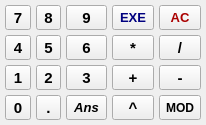
        <widget class="QFrame" name="groupNumPad">
         <property name="sizePolicy">
          <sizepolicy hsizetype="Expanding" vsizetype="MinimumExpanding">
           <horstretch>0</horstretch>
           <verstretch>0</verstretch>
          </sizepolicy>
         </property>
         <property name="toolTip">
          <string>[ Basic ]</string>
         </property>
         <layout class="QGridLayout" name="gridLayout">
          <property name="sizeConstraint">
           <enum>QLayout::SetMinimumSize</enum>
          </property>
          <property name="leftMargin">
           <number>5</number>
          </property>
          <property name="topMargin">
           <number>5</number>
          </property>
          <property name="rightMargin">
           <number>5</number>
          </property>
          <property name="bottomMargin">
           <number>5</number>
          </property>
          <property name="spacing">
           <number>5</number>
          </property>
          <item row="0" column="0">
           <layout class="QGridLayout" name="gridLayout_2">
            <item row="0" column="2">
             <widget class="QToolButton" name="btn9">
              <property name="sizePolicy">
               <sizepolicy hsizetype="Expanding" vsizetype="MinimumExpanding">
                <horstretch>0</horstretch>
                <verstretch>0</verstretch>
               </sizepolicy>
              </property>
              <property name="font">
               <font>
                <pointsize>11</pointsize>
                <weight>75</weight>
                <bold>true</bold>
               </font>
              </property>
              <property name="focusPolicy">
               <enum>Qt::NoFocus</enum>
              </property>
              <property name="text">
               <string>9</string>
              </property>
             </widget>
            </item>
            <item row="0" column="4">
             <widget class="QToolButton" name="btnAC">
              <property name="sizePolicy">
               <sizepolicy hsizetype="Expanding" vsizetype="MinimumExpanding">
                <horstretch>0</horstretch>
                <verstretch>0</verstretch>
               </sizepolicy>
              </property>
              <property name="font">
               <font>
                <pointsize>10</pointsize>
                <weight>75</weight>
                <italic>false</italic>
                <bold>true</bold>
               </font>
              </property>
              <property name="focusPolicy">
               <enum>Qt::NoFocus</enum>
              </property>
              <property name="styleSheet">
               <string notr="true">color: rgb(170, 0, 0);</string>
              </property>
              <property name="text">
               <string>AC</string>
              </property>
             </widget>
            </item>
            <item row="0" column="1">
             <widget class="QToolButton" name="btn8">
              <property name="sizePolicy">
               <sizepolicy hsizetype="Expanding" vsizetype="MinimumExpanding">
                <horstretch>0</horstretch>
                <verstretch>0</verstretch>
               </sizepolicy>
              </property>
              <property name="font">
               <font>
                <pointsize>11</pointsize>
                <weight>75</weight>
                <bold>true</bold>
               </font>
              </property>
              <property name="focusPolicy">
               <enum>Qt::NoFocus</enum>
              </property>
              <property name="text">
               <string>8</string>
              </property>
             </widget>
            </item>
            <item row="1" column="2">
             <widget class="QToolButton" name="btn6">
              <property name="sizePolicy">
               <sizepolicy hsizetype="Expanding" vsizetype="MinimumExpanding">
                <horstretch>0</horstretch>
                <verstretch>0</verstretch>
               </sizepolicy>
              </property>
              <property name="font">
               <font>
                <pointsize>11</pointsize>
                <weight>75</weight>
                <bold>true</bold>
               </font>
              </property>
              <property name="focusPolicy">
               <enum>Qt::NoFocus</enum>
              </property>
              <property name="text">
               <string>6</string>
              </property>
             </widget>
            </item>
            <item row="1" column="3">
             <widget class="QToolButton" name="btnMult">
              <property name="sizePolicy">
               <sizepolicy hsizetype="Expanding" vsizetype="MinimumExpanding">
                <horstretch>0</horstretch>
                <verstretch>0</verstretch>
               </sizepolicy>
              </property>
              <property name="font">
               <font>
                <pointsize>11</pointsize>
                <weight>75</weight>
                <bold>true</bold>
               </font>
              </property>
              <property name="focusPolicy">
               <enum>Qt::NoFocus</enum>
              </property>
              <property name="text">
               <string>*</string>
              </property>
             </widget>
            </item>
            <item row="2" column="1">
             <widget class="QToolButton" name="btn2">
              <property name="sizePolicy">
               <sizepolicy hsizetype="Expanding" vsizetype="MinimumExpanding">
                <horstretch>0</horstretch>
                <verstretch>0</verstretch>
               </sizepolicy>
              </property>
              <property name="font">
               <font>
                <pointsize>11</pointsize>
                <weight>75</weight>
                <bold>true</bold>
               </font>
              </property>
              <property name="focusPolicy">
               <enum>Qt::NoFocus</enum>
              </property>
              <property name="text">
               <string>2</string>
              </property>
             </widget>
            </item>
            <item row="1" column="4">
             <widget class="QToolButton" name="btnDiv">
              <property name="sizePolicy">
               <sizepolicy hsizetype="Expanding" vsizetype="MinimumExpanding">
                <horstretch>0</horstretch>
                <verstretch>0</verstretch>
               </sizepolicy>
              </property>
              <property name="font">
               <font>
                <pointsize>11</pointsize>
                <weight>75</weight>
                <bold>true</bold>
               </font>
              </property>
              <property name="focusPolicy">
               <enum>Qt::NoFocus</enum>
              </property>
              <property name="text">
               <string>/</string>
              </property>
             </widget>
            </item>
            <item row="3" column="1">
             <widget class="QToolButton" name="btnDot">
              <property name="sizePolicy">
               <sizepolicy hsizetype="Expanding" vsizetype="MinimumExpanding">
                <horstretch>0</horstretch>
                <verstretch>0</verstretch>
               </sizepolicy>
              </property>
              <property name="font">
               <font>
                <pointsize>11</pointsize>
                <weight>75</weight>
                <bold>true</bold>
               </font>
              </property>
              <property name="focusPolicy">
               <enum>Qt::NoFocus</enum>
              </property>
              <property name="text">
               <string>.</string>
              </property>
             </widget>
            </item>
            <item row="2" column="4">
             <widget class="QToolButton" name="btnMinus">
              <property name="sizePolicy">
               <sizepolicy hsizetype="Expanding" vsizetype="MinimumExpanding">
                <horstretch>0</horstretch>
                <verstretch>0</verstretch>
               </sizepolicy>
              </property>
              <property name="font">
               <font>
                <pointsize>11</pointsize>
                <weight>75</weight>
                <bold>true</bold>
               </font>
              </property>
              <property name="focusPolicy">
               <enum>Qt::NoFocus</enum>
              </property>
              <property name="text">
               <string>-</string>
              </property>
             </widget>
            </item>
            <item row="2" column="3">
             <widget class="QToolButton" name="btnPlus">
              <property name="sizePolicy">
               <sizepolicy hsizetype="Expanding" vsizetype="MinimumExpanding">
                <horstretch>0</horstretch>
                <verstretch>0</verstretch>
               </sizepolicy>
              </property>
              <property name="font">
               <font>
                <pointsize>11</pointsize>
                <weight>75</weight>
                <bold>true</bold>
               </font>
              </property>
              <property name="focusPolicy">
               <enum>Qt::NoFocus</enum>
              </property>
              <property name="text">
               <string>+</string>
              </property>
             </widget>
            </item>
            <item row="2" column="2">
             <widget class="QToolButton" name="btn3">
              <property name="sizePolicy">
               <sizepolicy hsizetype="Expanding" vsizetype="MinimumExpanding">
                <horstretch>0</horstretch>
                <verstretch>0</verstretch>
               </sizepolicy>
              </property>
              <property name="font">
               <font>
                <pointsize>11</pointsize>
                <weight>75</weight>
                <bold>true</bold>
               </font>
              </property>
              <property name="focusPolicy">
               <enum>Qt::NoFocus</enum>
              </property>
              <property name="text">
               <string>3</string>
              </property>
             </widget>
            </item>
            <item row="1" column="1">
             <widget class="QToolButton" name="btn5">
              <property name="sizePolicy">
               <sizepolicy hsizetype="Expanding" vsizetype="MinimumExpanding">
                <horstretch>0</horstretch>
                <verstretch>0</verstretch>
               </sizepolicy>
              </property>
              <property name="font">
               <font>
                <pointsize>11</pointsize>
                <weight>75</weight>
                <bold>true</bold>
               </font>
              </property>
              <property name="focusPolicy">
               <enum>Qt::NoFocus</enum>
              </property>
              <property name="text">
               <string>5</string>
              </property>
             </widget>
            </item>
            <item row="1" column="0">
             <widget class="QToolButton" name="btn4">
              <property name="sizePolicy">
               <sizepolicy hsizetype="Expanding" vsizetype="MinimumExpanding">
                <horstretch>0</horstretch>
                <verstretch>0</verstretch>
               </sizepolicy>
              </property>
              <property name="font">
               <font>
                <pointsize>11</pointsize>
                <weight>75</weight>
                <bold>true</bold>
               </font>
              </property>
              <property name="focusPolicy">
               <enum>Qt::NoFocus</enum>
              </property>
              <property name="text">
               <string>4</string>
              </property>
             </widget>
            </item>
            <item row="2" column="0">
             <widget class="QToolButton" name="btn1">
              <property name="sizePolicy">
               <sizepolicy hsizetype="Expanding" vsizetype="MinimumExpanding">
                <horstretch>0</horstretch>
                <verstretch>0</verstretch>
               </sizepolicy>
              </property>
              <property name="font">
               <font>
                <pointsize>11</pointsize>
                <weight>75</weight>
                <bold>true</bold>
               </font>
              </property>
              <property name="focusPolicy">
               <enum>Qt::NoFocus</enum>
              </property>
              <property name="text">
               <string>1</string>
              </property>
             </widget>
            </item>
            <item row="0" column="0">
             <widget class="QToolButton" name="btn7">
              <property name="sizePolicy">
               <sizepolicy hsizetype="Expanding" vsizetype="MinimumExpanding">
                <horstretch>0</horstretch>
                <verstretch>0</verstretch>
               </sizepolicy>
              </property>
              <property name="font">
               <font>
                <pointsize>11</pointsize>
                <weight>75</weight>
                <bold>true</bold>
               </font>
              </property>
              <property name="focusPolicy">
               <enum>Qt::NoFocus</enum>
              </property>
              <property name="text">
               <string>7</string>
              </property>
             </widget>
            </item>
            <item row="3" column="0">
             <widget class="QToolButton" name="btn0">
              <property name="sizePolicy">
               <sizepolicy hsizetype="Expanding" vsizetype="MinimumExpanding">
                <horstretch>0</horstretch>
                <verstretch>0</verstretch>
               </sizepolicy>
              </property>
              <property name="font">
               <font>
                <pointsize>11</pointsize>
                <weight>75</weight>
                <bold>true</bold>
               </font>
              </property>
              <property name="focusPolicy">
               <enum>Qt::NoFocus</enum>
              </property>
              <property name="text">
               <string>0</string>
              </property>
             </widget>
            </item>
            <item row="3" column="2">
             <widget class="QToolButton" name="btnAns">
              <property name="sizePolicy">
               <sizepolicy hsizetype="Expanding" vsizetype="MinimumExpanding">
                <horstretch>0</horstretch>
                <verstretch>0</verstretch>
               </sizepolicy>
              </property>
              <property name="font">
               <font>
                <pointsize>10</pointsize>
                <weight>75</weight>
                <italic>true</italic>
                <bold>true</bold>
               </font>
              </property>
              <property name="focusPolicy">
               <enum>Qt::NoFocus</enum>
              </property>
              <property name="text">
               <string>Ans</string>
              </property>
             </widget>
            </item>
            <item row="0" column="3">
             <widget class="QToolButton" name="btnRun">
              <property name="sizePolicy">
               <sizepolicy hsizetype="Expanding" vsizetype="MinimumExpanding">
                <horstretch>0</horstretch>
                <verstretch>0</verstretch>
               </sizepolicy>
              </property>
              <property name="font">
               <font>
                <pointsize>10</pointsize>
                <weight>75</weight>
                <italic>false</italic>
                <bold>true</bold>
               </font>
              </property>
              <property name="focusPolicy">
               <enum>Qt::NoFocus</enum>
              </property>
              <property name="styleSheet">
               <string notr="true">color: rgb(0, 0, 127);</string>
              </property>
              <property name="text">
               <string>EXE</string>
              </property>
             </widget>
            </item>
            <item row="3" column="3">
             <widget class="QToolButton" name="btnPower">
              <property name="sizePolicy">
               <sizepolicy hsizetype="Expanding" vsizetype="MinimumExpanding">
                <horstretch>0</horstretch>
                <verstretch>0</verstretch>
               </sizepolicy>
              </property>
              <property name="font">
               <font>
                <pointsize>11</pointsize>
                <weight>75</weight>
                <bold>true</bold>
               </font>
              </property>
              <property name="focusPolicy">
               <enum>Qt::NoFocus</enum>
              </property>
              <property name="text">
               <string>^</string>
              </property>
             </widget>
            </item>
            <item row="3" column="4">
             <widget class="QToolButton" name="btnMod">
              <property name="sizePolicy">
               <sizepolicy hsizetype="Expanding" vsizetype="MinimumExpanding">
                <horstretch>0</horstretch>
                <verstretch>0</verstretch>
               </sizepolicy>
              </property>
              <property name="font">
               <font>
                <pointsize>9</pointsize>
                <weight>75</weight>
                <bold>true</bold>
               </font>
              </property>
              <property name="focusPolicy">
               <enum>Qt::NoFocus</enum>
              </property>
              <property name="text">
               <string>MOD</string>
              </property>
             </widget>
            </item>
           </layout>
          </item>
         </layout>
        </widget>
